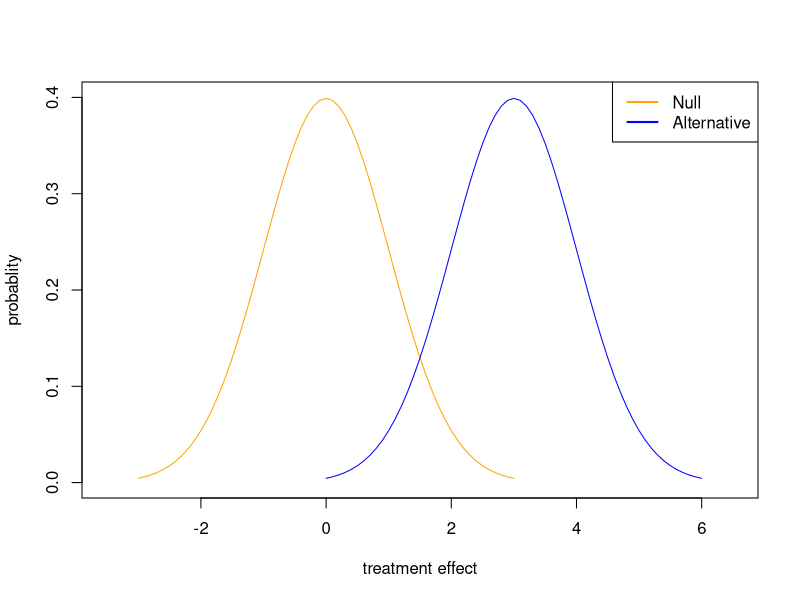
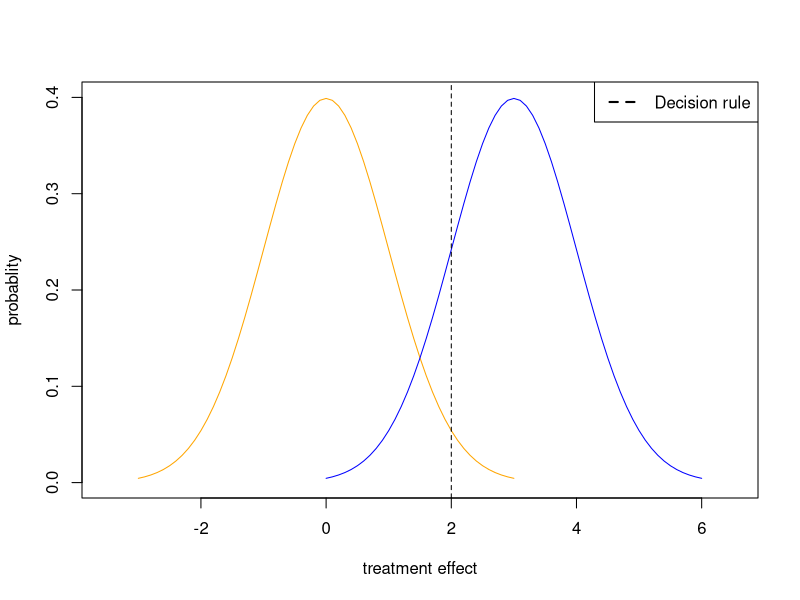
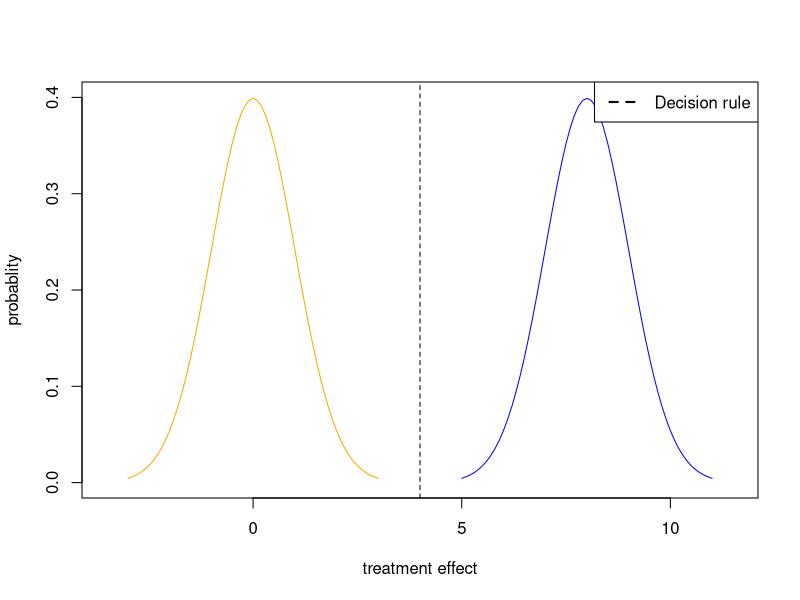
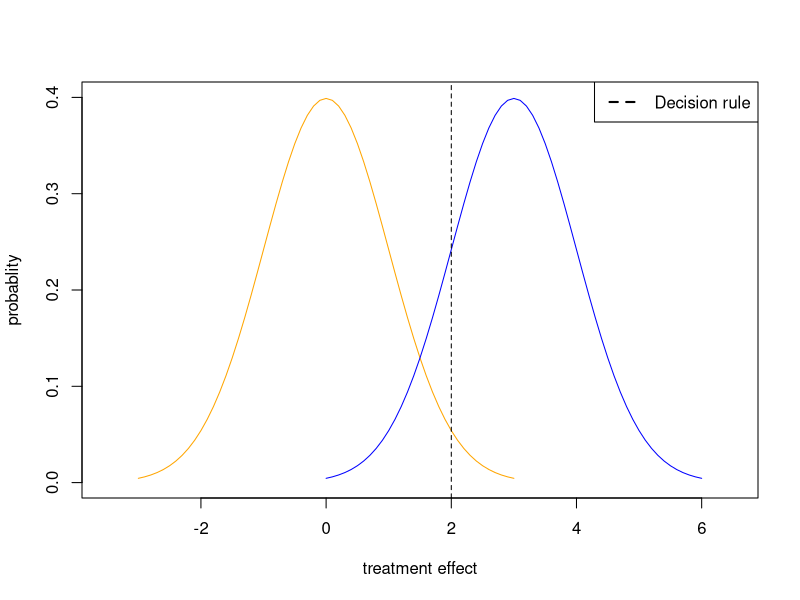
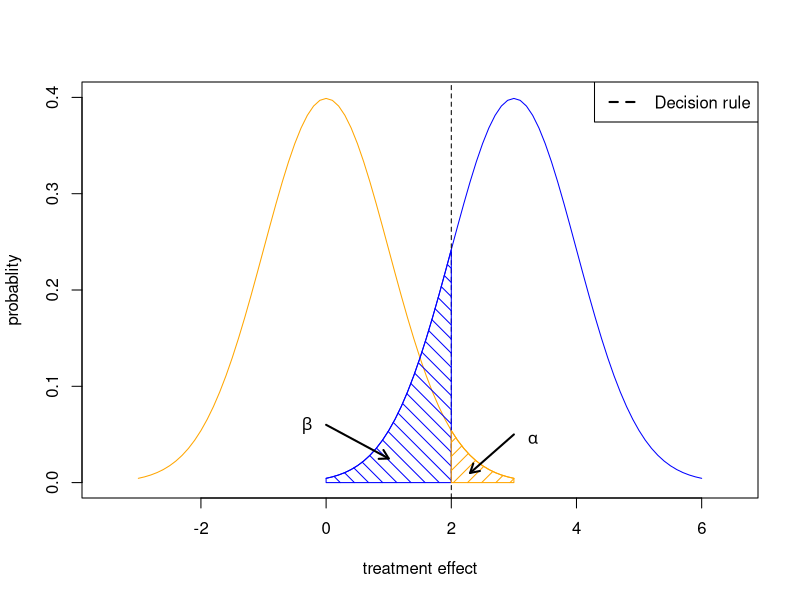
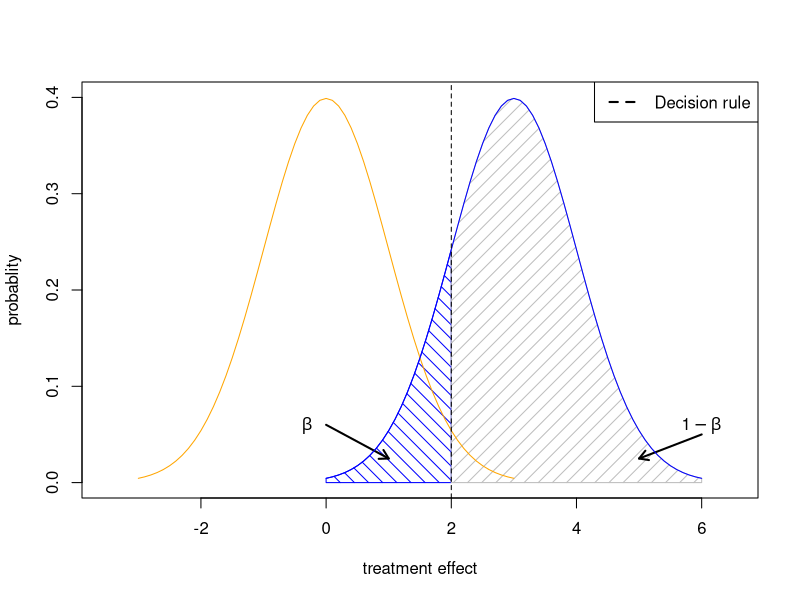
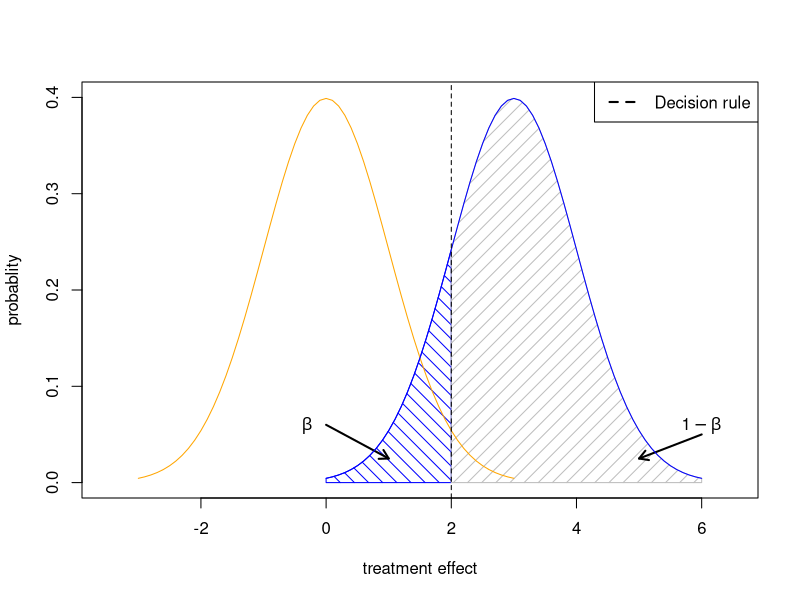
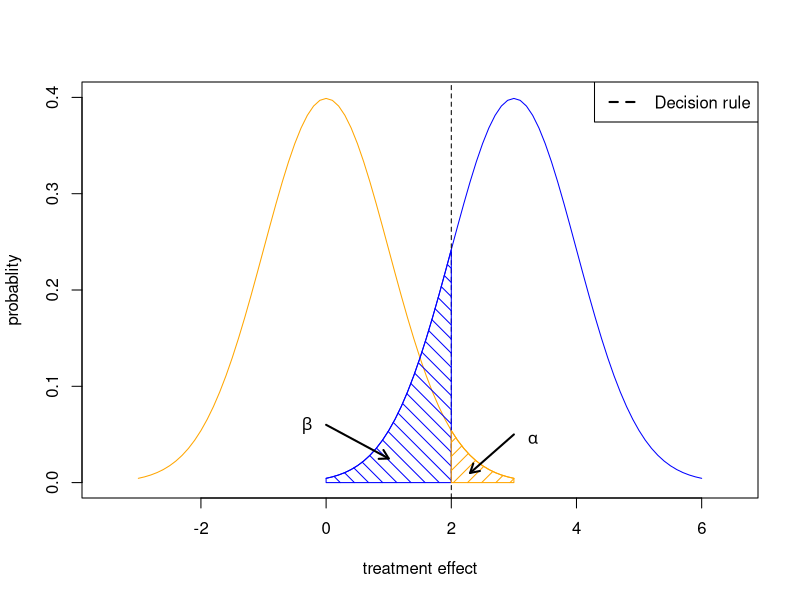

The R script that drew these images, in order:
## ---- chunk 1
options(warn = -1)
library(knitr)
library(kableExtra)
suppressPackageStartupMessages(library(tidyverse))
atibble <- tibble(
  Method = c("GPOWER", "PASS", "Statistician"),
  `Basic` = c("Y", "Y", "Y"),
  `Complex` = c("", "Y", "Y"), 
  `Free` = c("Y", "", ""),
  `Customize` = c("", "", "Y")
  )
atibble %>% 
  kable() %>%
  kable_styling(c("striped", "bordered"))
## ---- chunk 2
x <- seq(-3,3,0.1)
d <- 3
y <- x + d
plot(1,xlim = c(-3.5, 3.5 + d), ylim = c(0, 0.4), 
     xlab = "treatment effect", ylab = "probablity", 
     type="n")
points(x = x,y = dnorm(x,0,1), type = "l", col = "orange")
points(x = y,y = dnorm(y,d,1), type = "l", col = "blue")
legend("topright", col = c("orange", "blue"), legend = c("Null", "Alternative"), lwd = 2)
## ---- chunk 3
x <- seq(-3,3,0.1)
d <- 3
y <- x + d
plot(1,xlim = c(-3.5, 3.5 + d), ylim = c(0, 0.4), 
     xlab = "treatment effect", ylab = "probablity", 
     type="n")
points(x = x,y = dnorm(x,0,1), type = "l", col = "orange")
points(x = y,y = dnorm(y,d,1), type = "l", col = "blue")
abline(v=2, lty="dashed")
legend("topright", col = c("black"), legend = c("Decision rule"), lty="dashed", lwd = 2)
## ---- chunk 4
x <- seq(-3,3,0.1)
d <- 8
y <- x + d
plot(1,xlim = c(-3.5, 3.5 + d), ylim = c(0, 0.4), 
     xlab = "treatment effect", ylab = "probablity", 
     type="n")
points(x = x,y = dnorm(x,0,1), type = "l", col = "orange")
points(x = y,y = dnorm(y,d,1), type = "l", col = "blue")
abline(v=4, lty="dashed")
legend("topright", col = c("black"), legend = c("Decision rule"), lty="dashed", lwd = 2)
## ---- chunk 5
atibble <- tibble(
  Truth = c("Null", "Alternative"),
  `Test positive` = c("0", "100%"),
  `Test negative` = c("100%", "0") 
  )
atibble %>% 
  kable() %>%
  kable_styling(c("striped", "bordered"))
## ---- chunk 6
x <- seq(-3,3,0.1)
d <- 3
y <- x + d
plot(1,xlim = c(-3.5, 3.5 + d), ylim = c(0, 0.4), 
     xlab = "treatment effect", ylab = "probablity", 
     type="n")
points(x = x,y = dnorm(x,0,1), type = "l", col = "orange")
points(x = y,y = dnorm(y,d,1), type = "l", col = "blue")
abline(v=2, lty="dashed")
legend("topright", col = c("black"), legend = c("Decision rule"), lty="dashed", lwd = 2)
## ---- chunk 7
atibble <- tibble(
  Truth = c("Null", "Alternative"),
  `Test positive` = c("false positive", "true positive"),
  `Test negative` = c("true negative", "false negative") 
  )
atibble %>% 
  kable() %>%
  kable_styling(c("striped", "bordered"))
## ---- chunk 8
x <- seq(-3,3,0.1)
d <- 3
y <- x + d

xvals <- seq(0,2,0.1)
yvals <- seq(2,3,0.1)

plot(1,xlim = c(-3.5, 3.5 + d), ylim = c(0, 0.4), 
     xlab = "treatment effect", ylab = "probablity", 
     type="n")
points(x = x,y = dnorm(x,0,1), type = "l", col = "orange")
points(x = y,y = dnorm(y,d,1), type = "l", col = "blue")
abline(v=2, lty="dashed")
polygon(c(xvals,rev(xvals)),
        c(dnorm(xvals,d,1), rep(0, length(xvals))),
        density = c(10), 
        angle = c(-45), 
        col = "blue")
polygon(c(yvals,rev(yvals)),
        c(dnorm(yvals,0,1), rep(0, length(yvals))),
        density = c(10), 
        angle = c(45), 
        col = "orange")
arrows(2.3,0.01,3,.05,code=1,angle=30,length=.1,lwd=2)
arrows(1,0.025, 0,.06,code=1,angle=30,length=.1,lwd=2)

text(3.3,.03,expression(alpha),cex=1,pos=3)
text(-0.3,.04,expression(beta),cex=1,pos=3)

legend("topright", col = c("black"), legend = c("Decision rule"), lty="dashed", lwd = 2)

## ---- chunk 9
x <- seq(-3,3,0.1)
d <- 3
y <- x + d

xvals <- seq(0,2,0.1)
yvals <- seq(2,6,0.1)

plot(1,xlim = c(-3.5, 3.5 + d), ylim = c(0, 0.4), 
     xlab = "treatment effect", ylab = "probablity", 
     type="n")
polygon(c(xvals,rev(xvals)),
        c(dnorm(xvals,d,1), rep(0, length(xvals))),
        density = c(10), 
        angle = c(-45), 
        col = "blue")
polygon(c(yvals,rev(yvals)),
        c(dnorm(yvals,d,1), rep(0, length(yvals))),
        density = c(10), 
        angle = c(45), 
        col = "grey")
arrows(5,0.025,6,.05,code=1,angle=30,length=.1,lwd=2)
arrows(1,0.025, 0,.06,code=1,angle=30,length=.1,lwd=2)
points(x = x,y = dnorm(x,0,1), type = "l", col = "orange")
points(x = y,y = dnorm(y,d,1), type = "l", col = "blue")
abline(v=2, lty="dashed")
text(6,.04,expression(1 - beta),cex=1,pos=3)
text(-0.3,.04,expression(beta),cex=1,pos=3)

legend("topright", col = c("black"), legend = c("Decision rule"), lty="dashed", lwd = 2)

## ---- chunk 10
atibble <- tibble(
  Truth = c("Null", "Alternative"),
  `Test positive` = c("false positive", "true positive"),
  `Test negative` = c("true negative", "false negative") 
  )
atibble %>% 
  kable() %>%
  kable_styling(c("striped", "bordered"))
## ---- chunk 11
x <- seq(-3,3,0.1)
d <- 3
y <- x + d

xvals <- seq(0,2,0.1)
yvals <- seq(2,6,0.1)

plot(1,xlim = c(-3.5, 3.5 + d), ylim = c(0, 0.4), 
     xlab = "treatment effect", ylab = "probablity", 
     type="n")
polygon(c(xvals,rev(xvals)),
        c(dnorm(xvals,d,1), rep(0, length(xvals))),
        density = c(10), 
        angle = c(-45), 
        col = "blue")
polygon(c(yvals,rev(yvals)),
        c(dnorm(yvals,d,1), rep(0, length(yvals))),
        density = c(10), 
        angle = c(45), 
        col = "grey")
arrows(5,0.025,6,.05,code=1,angle=30,length=.1,lwd=2)
arrows(1,0.025, 0,.06,code=1,angle=30,length=.1,lwd=2)
points(x = x,y = dnorm(x,0,1), type = "l", col = "orange")
points(x = y,y = dnorm(y,d,1), type = "l", col = "blue")
abline(v=2, lty="dashed")
text(6,.04,expression(1 - beta),cex=1,pos=3)
text(-0.3,.04,expression(beta),cex=1,pos=3)

legend("topright", col = c("black"), legend = c("Decision rule"), lty="dashed", lwd = 2)

## ---- chunk 12
x <- seq(-3,3,0.1)
d <- 3
y <- x + d

xvals <- seq(0,2,0.1)
yvals <- seq(2,3,0.1)

plot(1,xlim = c(-3.5, 3.5 + d), ylim = c(0, 0.4), 
     xlab = "treatment effect", ylab = "probablity", 
     type="n")
points(x = x,y = dnorm(x,0,1), type = "l", col = "orange")
points(x = y,y = dnorm(y,d,1), type = "l", col = "blue")
abline(v=2, lty="dashed")
polygon(c(xvals,rev(xvals)),
        c(dnorm(xvals,d,1), rep(0, length(xvals))),
        density = c(10), 
        angle = c(-45), 
        col = "blue")
polygon(c(yvals,rev(yvals)),
        c(dnorm(yvals,0,1), rep(0, length(yvals))),
        density = c(10), 
        angle = c(45), 
        col = "orange")
arrows(2.3,0.01,3,.05,code=1,angle=30,length=.1,lwd=2)
arrows(1,0.025, 0,.06,code=1,angle=30,length=.1,lwd=2)

text(3.3,.03,expression(alpha),cex=1,pos=3)
text(-0.3,.04,expression(beta),cex=1,pos=3)

legend("topright", col = c("black"), legend = c("Decision rule"), lty="dashed", lwd = 2)

## ---- chunk 13
x <- seq(-3,3,0.1)
d <- 3
y <- x + d
plot(1,xlim = c(-3.5, 3.5 + d), ylim = c(0, 0.4), 
     xlab = "treatment effect", ylab = "probablity", 
     type="n")
points(x = x,y = dnorm(x,0,1), type = "l", col = "orange")
points(x = y,y = dnorm(y,d,1), type = "l", col = "blue")
arrows(0,0.35,3,.35,code=3,angle=30,length=.1,lwd=2)
text(1.5,.36,"mean difference",cex=1,pos=3)
abline(v=0, lty="dashed")
abline(v=3, lty="dashed")
## ---- chunk 14
atibble <- tibble(
  `Cohen's d effect size` = c("Small", "Medium", "Large"),
  `Value` = c(0.8, 0.5, 0.2),
  )
atibble %>% 
  kable() %>%
  kable_styling(c("striped", "bordered"))
## ---- chunk 15

ns <- c(5, 10, 15, 20)
n <- 10
d <- 3

par(mfrow=c(2,2))
for(n in ns){
  asd <- 1 * sqrt(10)/ sqrt(n)
  aq <- qnorm(1e-16, 0, asd)
  acut <- qnorm(0.95, 0, asd)
  
  x <- seq(aq,-aq,0.1)
  y <- x + d

  xvals <- seq(acut,x[length(x)],0.1)
  yvals <- seq(acut,y[length(y)],0.1)
  
  atitle = paste0("n = ", n)
  beta0 <- pnorm(acut, d, asd, lower.tail = FALSE)
  beta <- round(beta0, 2)
  
  plot(1,xlim = c(-3.5, 3.5 + d), ylim = c(0, 0.8), 
     xlab = "treatment effect", ylab = "probablity", 
     type="n", main = atitle)
  polygon(c(yvals,rev(yvals)),
        c(dnorm(yvals,d,asd), rep(0, length(yvals))),
        density = c(10), 
        angle = c(-45), 
        col = "grey")
  polygon(c(xvals,rev(xvals)),
        c(dnorm(xvals,0,asd), rep(0, length(xvals))),
        density = c(10), 
        angle = c(45), 
        col = "orange")
  points(x = x,y = dnorm(x,0,asd), type = "l", col = "orange")
  points(x = y,y = dnorm(y,d,asd), type = "l", col = "blue")
  abline(v=acut, lty="dashed")
  
  text(5,0.75, bquote(alpha==0.05), cex=1.5)
  text(5,0.6, bquote(beta==.(beta)), cex=1.5)


  #text(6,0.6,expression(alpha))
  
}


## ---- chunk 16
library(pwr)
results <- tibble(`Cohen's D`= c("Large", "Medium", "Small"),
                  cohenD = c(0.8, 0.5,0.2))

nvec <- seq(10,100,10)
n2 <- length(nvec)

# cohen's D: 0.2, small. 0.5, medium. 0.8, large.
alpha <- 0.05

result_plot <- NULL
for(i in 1:nrow(results)){	
	avariable <- results$`Cohen's D`[i]
  acohen <- results$cohenD[i]
  
  for(j in nvec){
    apower <- pwr.t.test(d=acohen,n=j,sig.level=alpha,type="two.sample",alternative="two.sided")
	  aresult <- tibble(`Cohen's D` = avariable, 
	                    acohen = acohen, 
	                    n = j,
	                    Power= apower$power
	             )
	  result_plot <- rbind(result_plot, aresult)
  }
}

asize <- 1.2
black.bold.text <- element_text(face = "bold", color = "black", size=20)

ggplot(data=result_plot, aes(x=n, y=Power,color=`Cohen's D`)) +
geom_point() +
geom_line() +
theme_bw() + 
scale_y_continuous("Power", breaks=seq(0,1,0.2), labels=paste0(seq(0,1,0.2)*100, "%")) + 
scale_x_continuous("samples per treatment group", breaks=seq(0,100,20), labels=seq(0,100,20)) +
theme(text = black.bold.text)  
